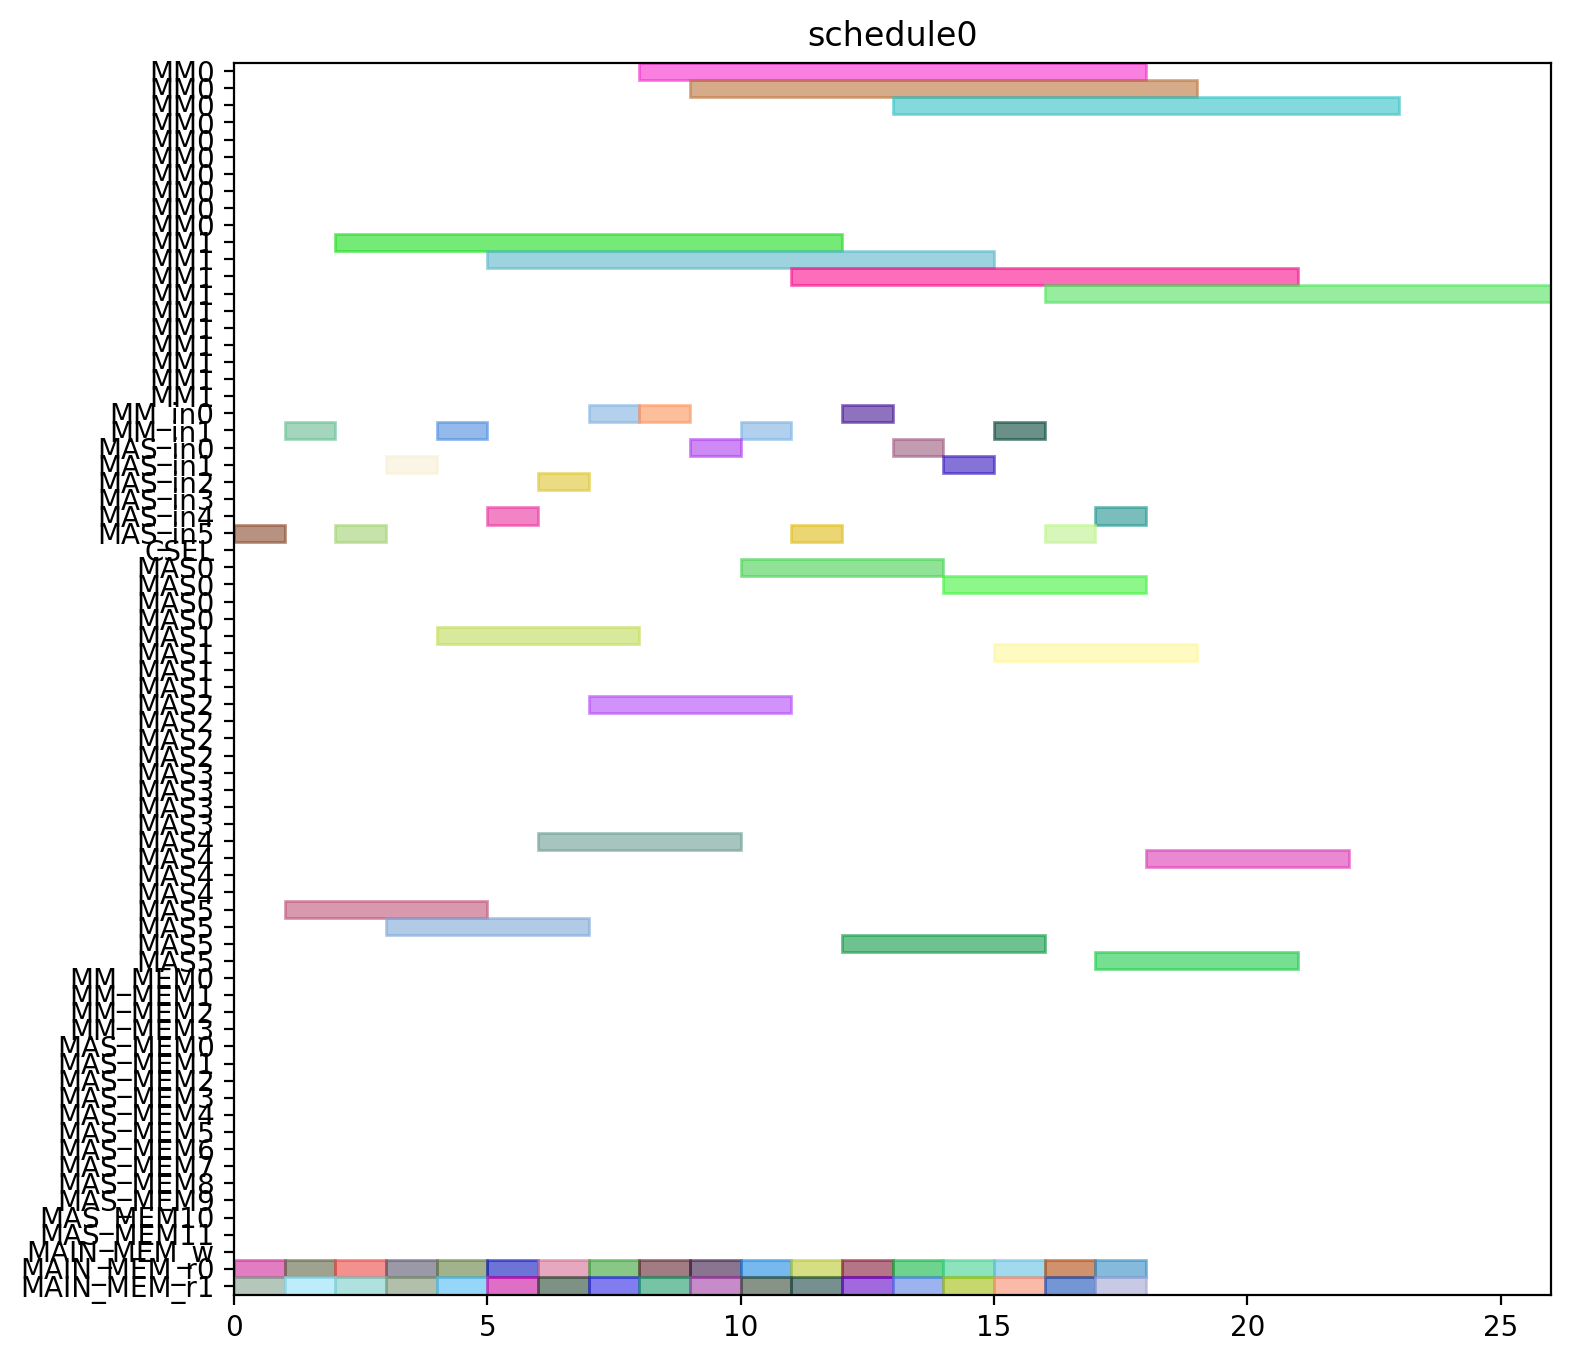

Python code for this plot:
from pyschedule import Scenario, solvers, plotters, alt


def solve():
	horizon = 120
	S = Scenario("schedule0", horizon=horizon)

	# resource
	MM = S.Resources('MM', num=2, size=10)
	MM_in = S.Resources('MM_in', num=2)
	MAS_in = S.Resources('MAS_in', num=6)
	CSEL = S.Resource('CSEL')
	MAS = S.Resources('MAS', num=6, size=4, periods=range(1, horizon))
	MM_MEM = S.Resources('MM_MEM', num=4)
	MAS_MEM = S.Resources('MAS_MEM', num=12)
	MAIN_MEM_w = S.Resource('MAIN_MEM_w', size=1)
	MAIN_MEM_r = S.Resources('MAIN_MEM_r', num=2)

	# result of previous scheduling

	# new tasks
	t0_t0 = S.Task('t0_t0', length=4, delay_cost=1)
	t0_t0 += alt(MAS)
	t0_t0_in = S.Task('t0_t0_in', length=1, delay_cost=1)
	t0_t0_in += alt(MAS_in)
	S += t0_t0_in*MAS_in[0]<=t0_t0*MAS[0]

	S += t0_t0_in*MAS_in[1]<=t0_t0*MAS[1]

	S += t0_t0_in*MAS_in[2]<=t0_t0*MAS[2]

	S += t0_t0_in*MAS_in[3]<=t0_t0*MAS[3]

	S += t0_t0_in*MAS_in[4]<=t0_t0*MAS[4]

	S += t0_t0_in*MAS_in[5]<=t0_t0*MAS[5]

	t0_t0_mem0 = S.Task('t0_t0_mem0', length=1, delay_cost=1)
	t0_t0_mem0 += MAIN_MEM_r[0]
	S += t0_t0_mem0 <= t0_t0

	t0_t0_mem1 = S.Task('t0_t0_mem1', length=1, delay_cost=1)
	t0_t0_mem1 += MAIN_MEM_r[1]
	S += t0_t0_mem1 <= t0_t0

	t0_t1 = S.Task('t0_t1', length=4, delay_cost=1)
	t0_t1 += alt(MAS)
	t0_t1_in = S.Task('t0_t1_in', length=1, delay_cost=1)
	t0_t1_in += alt(MAS_in)
	S += t0_t1_in*MAS_in[0]<=t0_t1*MAS[0]

	S += t0_t1_in*MAS_in[1]<=t0_t1*MAS[1]

	S += t0_t1_in*MAS_in[2]<=t0_t1*MAS[2]

	S += t0_t1_in*MAS_in[3]<=t0_t1*MAS[3]

	S += t0_t1_in*MAS_in[4]<=t0_t1*MAS[4]

	S += t0_t1_in*MAS_in[5]<=t0_t1*MAS[5]

	t0_t1_mem0 = S.Task('t0_t1_mem0', length=1, delay_cost=1)
	t0_t1_mem0 += MAIN_MEM_r[0]
	S += t0_t1_mem0 <= t0_t1

	t0_t1_mem1 = S.Task('t0_t1_mem1', length=1, delay_cost=1)
	t0_t1_mem1 += MAIN_MEM_r[1]
	S += t0_t1_mem1 <= t0_t1

	t0_t3 = S.Task('t0_t3', length=10, delay_cost=1)
	t0_t3 += alt(MM)
	t0_t3_in = S.Task('t0_t3_in', length=1, delay_cost=1)
	t0_t3_in += alt(MM_in)
	S += t0_t3_in*MM_in[0]<=t0_t3*MM[0]
	S += t0_t3_in*MM_in[1]<=t0_t3*MM[1]
	t0_t3_mem0 = S.Task('t0_t3_mem0', length=1, delay_cost=1)
	t0_t3_mem0 += MAIN_MEM_r[0]
	S += t0_t3_mem0 <= t0_t3

	t0_t3_mem1 = S.Task('t0_t3_mem1', length=1, delay_cost=1)
	t0_t3_mem1 += MAIN_MEM_r[1]
	S += t0_t3_mem1 <= t0_t3

	t1_t0 = S.Task('t1_t0', length=4, delay_cost=1)
	t1_t0 += alt(MAS)
	t1_t0_in = S.Task('t1_t0_in', length=1, delay_cost=1)
	t1_t0_in += alt(MAS_in)
	S += t1_t0_in*MAS_in[0]<=t1_t0*MAS[0]

	S += t1_t0_in*MAS_in[1]<=t1_t0*MAS[1]

	S += t1_t0_in*MAS_in[2]<=t1_t0*MAS[2]

	S += t1_t0_in*MAS_in[3]<=t1_t0*MAS[3]

	S += t1_t0_in*MAS_in[4]<=t1_t0*MAS[4]

	S += t1_t0_in*MAS_in[5]<=t1_t0*MAS[5]

	t1_t0_mem0 = S.Task('t1_t0_mem0', length=1, delay_cost=1)
	t1_t0_mem0 += MAIN_MEM_r[0]
	S += t1_t0_mem0 <= t1_t0

	t1_t0_mem1 = S.Task('t1_t0_mem1', length=1, delay_cost=1)
	t1_t0_mem1 += MAIN_MEM_r[1]
	S += t1_t0_mem1 <= t1_t0

	t1_t1 = S.Task('t1_t1', length=4, delay_cost=1)
	t1_t1 += alt(MAS)
	t1_t1_in = S.Task('t1_t1_in', length=1, delay_cost=1)
	t1_t1_in += alt(MAS_in)
	S += t1_t1_in*MAS_in[0]<=t1_t1*MAS[0]

	S += t1_t1_in*MAS_in[1]<=t1_t1*MAS[1]

	S += t1_t1_in*MAS_in[2]<=t1_t1*MAS[2]

	S += t1_t1_in*MAS_in[3]<=t1_t1*MAS[3]

	S += t1_t1_in*MAS_in[4]<=t1_t1*MAS[4]

	S += t1_t1_in*MAS_in[5]<=t1_t1*MAS[5]

	t1_t1_mem0 = S.Task('t1_t1_mem0', length=1, delay_cost=1)
	t1_t1_mem0 += MAIN_MEM_r[0]
	S += t1_t1_mem0 <= t1_t1

	t1_t1_mem1 = S.Task('t1_t1_mem1', length=1, delay_cost=1)
	t1_t1_mem1 += MAIN_MEM_r[1]
	S += t1_t1_mem1 <= t1_t1

	t1_t3 = S.Task('t1_t3', length=10, delay_cost=1)
	t1_t3 += alt(MM)
	t1_t3_in = S.Task('t1_t3_in', length=1, delay_cost=1)
	t1_t3_in += alt(MM_in)
	S += t1_t3_in*MM_in[0]<=t1_t3*MM[0]
	S += t1_t3_in*MM_in[1]<=t1_t3*MM[1]
	t1_t3_mem0 = S.Task('t1_t3_mem0', length=1, delay_cost=1)
	t1_t3_mem0 += MAIN_MEM_r[0]
	S += t1_t3_mem0 <= t1_t3

	t1_t3_mem1 = S.Task('t1_t3_mem1', length=1, delay_cost=1)
	t1_t3_mem1 += MAIN_MEM_r[1]
	S += t1_t3_mem1 <= t1_t3

	t2_t2 = S.Task('t2_t2', length=4, delay_cost=1)
	t2_t2 += alt(MAS)
	t2_t2_in = S.Task('t2_t2_in', length=1, delay_cost=1)
	t2_t2_in += alt(MAS_in)
	S += t2_t2_in*MAS_in[0]<=t2_t2*MAS[0]

	S += t2_t2_in*MAS_in[1]<=t2_t2*MAS[1]

	S += t2_t2_in*MAS_in[2]<=t2_t2*MAS[2]

	S += t2_t2_in*MAS_in[3]<=t2_t2*MAS[3]

	S += t2_t2_in*MAS_in[4]<=t2_t2*MAS[4]

	S += t2_t2_in*MAS_in[5]<=t2_t2*MAS[5]

	t2_t2_mem0 = S.Task('t2_t2_mem0', length=1, delay_cost=1)
	t2_t2_mem0 += MAIN_MEM_r[0]
	S += t2_t2_mem0 <= t2_t2

	t2_t2_mem1 = S.Task('t2_t2_mem1', length=1, delay_cost=1)
	t2_t2_mem1 += MAIN_MEM_r[1]
	S += t2_t2_mem1 <= t2_t2

	t5_t0 = S.Task('t5_t0', length=10, delay_cost=1)
	t5_t0 += alt(MM)
	t5_t0_in = S.Task('t5_t0_in', length=1, delay_cost=1)
	t5_t0_in += alt(MM_in)
	S += t5_t0_in*MM_in[0]<=t5_t0*MM[0]
	S += t5_t0_in*MM_in[1]<=t5_t0*MM[1]
	t5_t0_mem0 = S.Task('t5_t0_mem0', length=1, delay_cost=1)
	t5_t0_mem0 += MAIN_MEM_r[0]
	S += t5_t0_mem0 <= t5_t0

	t5_t0_mem1 = S.Task('t5_t0_mem1', length=1, delay_cost=1)
	t5_t0_mem1 += MAIN_MEM_r[1]
	S += t5_t0_mem1 <= t5_t0

	t5_t1 = S.Task('t5_t1', length=10, delay_cost=1)
	t5_t1 += alt(MM)
	t5_t1_in = S.Task('t5_t1_in', length=1, delay_cost=1)
	t5_t1_in += alt(MM_in)
	S += t5_t1_in*MM_in[0]<=t5_t1*MM[0]
	S += t5_t1_in*MM_in[1]<=t5_t1*MM[1]
	t5_t1_mem0 = S.Task('t5_t1_mem0', length=1, delay_cost=1)
	t5_t1_mem0 += MAIN_MEM_r[0]
	S += t5_t1_mem0 <= t5_t1

	t5_t1_mem1 = S.Task('t5_t1_mem1', length=1, delay_cost=1)
	t5_t1_mem1 += MAIN_MEM_r[1]
	S += t5_t1_mem1 <= t5_t1

	t5_t2 = S.Task('t5_t2', length=4, delay_cost=1)
	t5_t2 += alt(MAS)
	t5_t2_in = S.Task('t5_t2_in', length=1, delay_cost=1)
	t5_t2_in += alt(MAS_in)
	S += t5_t2_in*MAS_in[0]<=t5_t2*MAS[0]

	S += t5_t2_in*MAS_in[1]<=t5_t2*MAS[1]

	S += t5_t2_in*MAS_in[2]<=t5_t2*MAS[2]

	S += t5_t2_in*MAS_in[3]<=t5_t2*MAS[3]

	S += t5_t2_in*MAS_in[4]<=t5_t2*MAS[4]

	S += t5_t2_in*MAS_in[5]<=t5_t2*MAS[5]

	t5_t2_mem0 = S.Task('t5_t2_mem0', length=1, delay_cost=1)
	t5_t2_mem0 += MAIN_MEM_r[0]
	S += t5_t2_mem0 <= t5_t2

	t5_t2_mem1 = S.Task('t5_t2_mem1', length=1, delay_cost=1)
	t5_t2_mem1 += MAIN_MEM_r[1]
	S += t5_t2_mem1 <= t5_t2

	t5_t3 = S.Task('t5_t3', length=4, delay_cost=1)
	t5_t3 += alt(MAS)
	t5_t3_in = S.Task('t5_t3_in', length=1, delay_cost=1)
	t5_t3_in += alt(MAS_in)
	S += t5_t3_in*MAS_in[0]<=t5_t3*MAS[0]

	S += t5_t3_in*MAS_in[1]<=t5_t3*MAS[1]

	S += t5_t3_in*MAS_in[2]<=t5_t3*MAS[2]

	S += t5_t3_in*MAS_in[3]<=t5_t3*MAS[3]

	S += t5_t3_in*MAS_in[4]<=t5_t3*MAS[4]

	S += t5_t3_in*MAS_in[5]<=t5_t3*MAS[5]

	t5_t3_mem0 = S.Task('t5_t3_mem0', length=1, delay_cost=1)
	t5_t3_mem0 += MAIN_MEM_r[0]
	S += t5_t3_mem0 <= t5_t3

	t5_t3_mem1 = S.Task('t5_t3_mem1', length=1, delay_cost=1)
	t5_t3_mem1 += MAIN_MEM_r[1]
	S += t5_t3_mem1 <= t5_t3

	t7_t0 = S.Task('t7_t0', length=4, delay_cost=1)
	t7_t0 += alt(MAS)
	t7_t0_in = S.Task('t7_t0_in', length=1, delay_cost=1)
	t7_t0_in += alt(MAS_in)
	S += t7_t0_in*MAS_in[0]<=t7_t0*MAS[0]

	S += t7_t0_in*MAS_in[1]<=t7_t0*MAS[1]

	S += t7_t0_in*MAS_in[2]<=t7_t0*MAS[2]

	S += t7_t0_in*MAS_in[3]<=t7_t0*MAS[3]

	S += t7_t0_in*MAS_in[4]<=t7_t0*MAS[4]

	S += t7_t0_in*MAS_in[5]<=t7_t0*MAS[5]

	t7_t0_mem0 = S.Task('t7_t0_mem0', length=1, delay_cost=1)
	t7_t0_mem0 += MAIN_MEM_r[0]
	S += t7_t0_mem0 <= t7_t0

	t7_t0_mem1 = S.Task('t7_t0_mem1', length=1, delay_cost=1)
	t7_t0_mem1 += MAIN_MEM_r[1]
	S += t7_t0_mem1 <= t7_t0

	t7_t1 = S.Task('t7_t1', length=4, delay_cost=1)
	t7_t1 += alt(MAS)
	t7_t1_in = S.Task('t7_t1_in', length=1, delay_cost=1)
	t7_t1_in += alt(MAS_in)
	S += t7_t1_in*MAS_in[0]<=t7_t1*MAS[0]

	S += t7_t1_in*MAS_in[1]<=t7_t1*MAS[1]

	S += t7_t1_in*MAS_in[2]<=t7_t1*MAS[2]

	S += t7_t1_in*MAS_in[3]<=t7_t1*MAS[3]

	S += t7_t1_in*MAS_in[4]<=t7_t1*MAS[4]

	S += t7_t1_in*MAS_in[5]<=t7_t1*MAS[5]

	t7_t1_mem0 = S.Task('t7_t1_mem0', length=1, delay_cost=1)
	t7_t1_mem0 += MAIN_MEM_r[0]
	S += t7_t1_mem0 <= t7_t1

	t7_t1_mem1 = S.Task('t7_t1_mem1', length=1, delay_cost=1)
	t7_t1_mem1 += MAIN_MEM_r[1]
	S += t7_t1_mem1 <= t7_t1

	t7_t3 = S.Task('t7_t3', length=10, delay_cost=1)
	t7_t3 += alt(MM)
	t7_t3_in = S.Task('t7_t3_in', length=1, delay_cost=1)
	t7_t3_in += alt(MM_in)
	S += t7_t3_in*MM_in[0]<=t7_t3*MM[0]
	S += t7_t3_in*MM_in[1]<=t7_t3*MM[1]
	t7_t3_mem0 = S.Task('t7_t3_mem0', length=1, delay_cost=1)
	t7_t3_mem0 += MAIN_MEM_r[0]
	S += t7_t3_mem0 <= t7_t3

	t7_t3_mem1 = S.Task('t7_t3_mem1', length=1, delay_cost=1)
	t7_t3_mem1 += MAIN_MEM_r[1]
	S += t7_t3_mem1 <= t7_t3

	t10_t0 = S.Task('t10_t0', length=10, delay_cost=1)
	t10_t0 += alt(MM)
	t10_t0_in = S.Task('t10_t0_in', length=1, delay_cost=1)
	t10_t0_in += alt(MM_in)
	S += t10_t0_in*MM_in[0]<=t10_t0*MM[0]
	S += t10_t0_in*MM_in[1]<=t10_t0*MM[1]
	t10_t0_mem0 = S.Task('t10_t0_mem0', length=1, delay_cost=1)
	t10_t0_mem0 += MAIN_MEM_r[0]
	S += t10_t0_mem0 <= t10_t0

	t10_t0_mem1 = S.Task('t10_t0_mem1', length=1, delay_cost=1)
	t10_t0_mem1 += MAIN_MEM_r[1]
	S += t10_t0_mem1 <= t10_t0

	t10_t1 = S.Task('t10_t1', length=10, delay_cost=1)
	t10_t1 += alt(MM)
	t10_t1_in = S.Task('t10_t1_in', length=1, delay_cost=1)
	t10_t1_in += alt(MM_in)
	S += t10_t1_in*MM_in[0]<=t10_t1*MM[0]
	S += t10_t1_in*MM_in[1]<=t10_t1*MM[1]
	t10_t1_mem0 = S.Task('t10_t1_mem0', length=1, delay_cost=1)
	t10_t1_mem0 += MAIN_MEM_r[0]
	S += t10_t1_mem0 <= t10_t1

	t10_t1_mem1 = S.Task('t10_t1_mem1', length=1, delay_cost=1)
	t10_t1_mem1 += MAIN_MEM_r[1]
	S += t10_t1_mem1 <= t10_t1

	t10_t2 = S.Task('t10_t2', length=4, delay_cost=1)
	t10_t2 += alt(MAS)
	t10_t2_in = S.Task('t10_t2_in', length=1, delay_cost=1)
	t10_t2_in += alt(MAS_in)
	S += t10_t2_in*MAS_in[0]<=t10_t2*MAS[0]

	S += t10_t2_in*MAS_in[1]<=t10_t2*MAS[1]

	S += t10_t2_in*MAS_in[2]<=t10_t2*MAS[2]

	S += t10_t2_in*MAS_in[3]<=t10_t2*MAS[3]

	S += t10_t2_in*MAS_in[4]<=t10_t2*MAS[4]

	S += t10_t2_in*MAS_in[5]<=t10_t2*MAS[5]

	t10_t2_mem0 = S.Task('t10_t2_mem0', length=1, delay_cost=1)
	t10_t2_mem0 += MAIN_MEM_r[0]
	S += t10_t2_mem0 <= t10_t2

	t10_t2_mem1 = S.Task('t10_t2_mem1', length=1, delay_cost=1)
	t10_t2_mem1 += MAIN_MEM_r[1]
	S += t10_t2_mem1 <= t10_t2

	t10_t3 = S.Task('t10_t3', length=4, delay_cost=1)
	t10_t3 += alt(MAS)
	t10_t3_in = S.Task('t10_t3_in', length=1, delay_cost=1)
	t10_t3_in += alt(MAS_in)
	S += t10_t3_in*MAS_in[0]<=t10_t3*MAS[0]

	S += t10_t3_in*MAS_in[1]<=t10_t3*MAS[1]

	S += t10_t3_in*MAS_in[2]<=t10_t3*MAS[2]

	S += t10_t3_in*MAS_in[3]<=t10_t3*MAS[3]

	S += t10_t3_in*MAS_in[4]<=t10_t3*MAS[4]

	S += t10_t3_in*MAS_in[5]<=t10_t3*MAS[5]

	t10_t3_mem0 = S.Task('t10_t3_mem0', length=1, delay_cost=1)
	t10_t3_mem0 += MAIN_MEM_r[0]
	S += t10_t3_mem0 <= t10_t3

	t10_t3_mem1 = S.Task('t10_t3_mem1', length=1, delay_cost=1)
	t10_t3_mem1 += MAIN_MEM_r[1]
	S += t10_t3_mem1 <= t10_t3

	solvers.mip.solve(S,msg=1,kind='CPLEX',ratio_gap=1.01)

	solution = [['hoge']*len(S.solution()[1]) for i in range(len(S.solution()))]
	for i in range(len(S.solution())):
		for j in range(len(S.solution()[i])):
			solution[i][j]=str(S.solution()[i][j])
	print(solution)

	cycles = int(solution[-1][3])

	pic_file_name = "/mnt/rose/usr1/fukuda/ABE/multiRAM_multiMAS_16mux/scheduling_result/stage10MM2_stage4MAS6/EP2_DBL_w_EVAL/schedule0.png"
	if(S.solution() != []):
		plotters.matplotlib.plot(S,img_filename=pic_file_name, show_task_labels=False, fig_size=(cycles*0.25+3, 8))

	return solution
